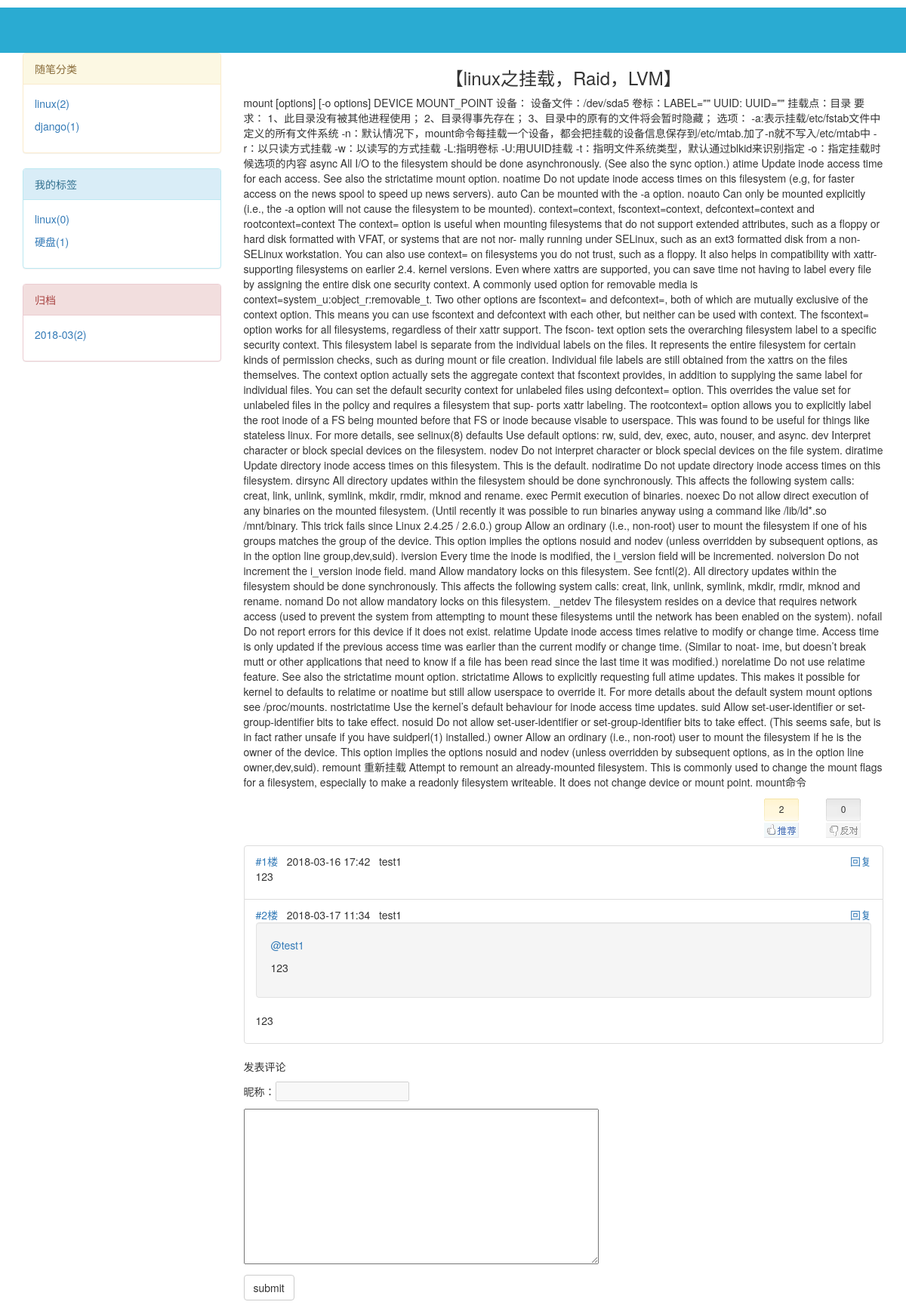
/blog/hexin/articles/1, run on the app's committed database.
### blog/models.py (models this page shows, shortened)
class Category(models.Model):
    nid = models.AutoField(primary_key=True)
    title = models.CharField(verbose_name='分类标题', max_length=32)
    blog = models.ForeignKey(verbose_name='所属博客', to='Blog', to_field='nid')

class Article(models.Model):
    nid = models.AutoField(primary_key=True)
    title = models.CharField(max_length=50, verbose_name='文章标题')
    desc = models.CharField(max_length=255, verbose_name='文章描述')
    comment_count= models.IntegerField(default=0)
    up_count = models.IntegerField(default=0)
    down_count = models.IntegerField(default=0)
    create_time = models.DateTimeField(verbose_name='创建时间')
    homeCategory = models.ForeignKey(to='Category', to_field='nid', null=True)
    user = models.ForeignKey(verbose_name='作者', to='UserInfo', to_field='nid')
    tags = models.ManyToManyField(
        to="Tag",
        through='Article2Tag',
        through_fields=('article', 'tag'),
    )

class ArticleDetail(models.Model):
    nid = models.AutoField(primary_key=True)
    content = models.TextField()
    article = models.OneToOneField(to='Article', to_field='nid')

class Comment(models.Model):
    nid = models.AutoField(primary_key=True)
    article = models.ForeignKey(verbose_name='评论文章', to='Article', to_field='nid')
    user = models.ForeignKey(verbose_name='评论者', to='UserInfo', to_field='nid')
    content = models.CharField(verbose_name='评论内容', max_length=255)
    create_time = models.DateTimeField(verbose_name='创建时间', auto_now_add=True)
    parent_comment = models.ForeignKey('self', null=True)

class UserInfo(AbstractUser):
    nid = models.AutoField(primary_key=True)
    nickname = models.CharField(verbose_name='昵称', max_length=32)
    telephone = models.CharField(max_length=11, null=True, unique=True)
    avatar = models.FileField(upload_to = 'avatars/',default="/avatars/default.png")
    create_time = models.DateTimeField(verbose_name='创建时间', auto_now_add=True)
    blog = models.OneToOneField(to='Blog', to_field='nid',null=True)

### blog/views.py (the view)
# urls.py: url(r'^(?P<username>\w+)/articles/(?P<article_id>\d+)', views.article_detail),
def article_detail(request,username,article_id):
    article_obj=Article.objects.filter(pk=article_id).first()
    comment_list=Comment.objects.filter(article_id=article_id)
    return render(request,"blog/artcile_detail.html",{"article_obj":article_obj,"username":username,"comment_list":comment_list})

### blog/templatetags/my_tags.py (called while the page is built)
@register.inclusion_tag("blog/menu.html")
def get_menu(username):
    user = UserInfo.objects.filter(username=username).first()
    blog = user.blog
    from django.db.models import Count, Max
    cate_list = Category.objects.filter(blog=blog).annotate(count=Count("article")).values_list("title", "count")
    print(cate_list)
    tag_list = Tag.objects.filter(blog=blog).annotate(count=Count("article")).values_list("title", "count")
    print(tag_list)
    date_list = Article.objects.filter(user=user).extra(
        select={"archive_date": "strftime('%%Y-%%m',create_time)"}).values("archive_date").annotate(
        c=Count("nid")).values_list("archive_date", "c")
    print(date_list)
    return {"username":username,"blog":blog,"cate_list":cate_list,"tag_list":tag_list,"date_list":date_list}

### templates/blog/artcile_detail.html (shortened to what this page needs)
{% extends "blog/home_site.html" %}
{% block con %}
   <div class="article_info">
       <h3 class="text-center">{{ article_obj.title }}</h3>
       <div class="content">
           {{ article_obj.articledetail.content|safe }}
       </div>
   </div>
   <div class="clearfix">
        <div id="div_digg">
        <div class="diggit digg" >
            <span class="diggnum" id="digg_count">{{ article_obj.up_count }}</span>
        </div>
        <div class="buryit digg" >
            <span class="burynum" id="bury_count">{{ article_obj.down_count  }}</span>
        </div>
   </div>
   </div>
    <div class="comment_floor">
        <ul class="comment_list list-group">
            {% for comment in comment_list %}
                 <li class="comment_item list-group-item">
                       <div>
                           <a href=""><span>#{{ forloop.counter }}楼</span></a>&nbsp;&nbsp;
                           <span>{{ comment.create_time|date:"Y-m-d H:i" }}</span>&nbsp;&nbsp;
                           <span>{{ comment.user.username }}</span>
                           <span class="pull-right"><a class="reply" username="{{ comment.user.username }}" comment_id="{{ comment.pk }}">回复</a></span>
                       </div>
                       {% if comment.parent_comment %}
                           <div class="well">
                                <p><a href="">@{{ comment.parent_comment.user.username }}</a></p>
                                <p>{{ comment.parent_comment.content }}</p>
                           </div>
                       {% endif %}
                       <div>
                     <p>{{ comment.content|safe }}</p>
                 </div>
                 </li>
            {% endfor %}
        </ul>
    </div>
   <div class="comment-box">
        <p>发表评论</p>
        <p>昵称：<input type="text" disabled value="{{ request.user.username }}"></p>
        <p>
            <textarea name="" id="comment_region" cols="60" rows="10"></textarea>
        </p>
        <p >
            <input type="button" class="btn btn-default comment_btn" value="submit">
        </p>
   </div>
{% endblock %}

### templates/blog/menu.html
<div>
    <div class="panel panel-warning">
                <div class="panel-heading">随笔分类</div>
                <div class="panel-body">
                      {% for item in cate_list %}
                      <p><a href="/blog/{{ username }}/cate/{{ item.0 }}">{{ item.0 }}({{ item.1 }})</a></p>
                      {% endfor %}
                </div>
            </div>
    <div class="panel panel-info">
        <div class="panel-heading">我的标签</div>
        <div class="panel-body">
            {% for tag in tag_list %}
            <p><a href="/blog/{{ username }}/tag/{{ tag.0 }}">{{ tag.0 }}({{ tag.1 }})</a></p>
            {% endfor %}
        </div>
    </div>
    <div class="panel panel-danger">
        <div class="panel-heading">归档</div>
        <div class="panel-body">
         {% for date in date_list %}
         <p><a href="/blog/{{ username }}/date/{{ date.0 }}">{{ date.0 }}({{ date.1 }})</a></p>
         {% endfor %}
        </div>
    </div>
</div>

### blog/static/css/article_detail.css (style rules this page uses)
#div_digg { float: right; margin-bottom: 10px; margin-right: 30px; font-size: 12px; width: 128px; text-align: center; margin-top: 10px; }
.diggit { float: left; width: 46px; height: 52px; background: url("/static/img/upup.gif") no-repeat; text-align: center; cursor: pointer; margin-top: 2px; padding-top: 5px; }
.buryit { float: right; margin-left: 20px; width: 46px; height: 52px; background: url("/static/img/downdown.gif") no-repeat; text-align: center; cursor: pointer; margin-top: 2px; padding-top: 5px; }

### data on the page
Category: title "django", blog "1"
Article: title "【linux之挂载，Raid，LVM】", articledetail.content "mount [options] [-o options] DEVICE MOUNT_POINT 设备： 设备文件：/dev/sda5 卷标：LABEL=\"\" UUID: UUID=\"\" 挂载点：目录 要求： 1、此目录没有被其他进程使用； 2、目录得事先存在； 3、目录中的原有的文件将会暂时隐藏； 选项： -a:表示挂载/etc/fstab文件中定义的所有文件系统 -n：默认情况下，mount命令每挂载一个设备，都会把挂载的设备信息保存到/etc/mtab.加了-n就不写入/etc/mtab中 -r：以只读方式挂载 -w：以读写的方式挂载 -L:指明卷标 -U:用UUID挂载 -t：指明文件系统类型，默认通过blkid来识别指定 -o：指定挂载时候选项的内容 async All I/O to the filesystem should be done asynchronously. (See also the sync option.) atime Update inode access time for each access. See also the strictatime mount option. noatime Do not update inode access times on this filesystem (e.g, for faster access on the news spool to speed up news servers). auto Can be mounted with the -a option. noauto Can only be…", up_count "2", down_count "0"
Comment: create_time "2018-03-16 17:42", user.username "test1", content "123"
Comment: create_time "2018-03-17 11:34", user.username "test1", parent_comment.user.username "test1", parent_comment.content "123", content "123"

### other printed values
{{ item.0 }} "linux"
{{ item.1 }} "2"
{{ tag.0 }} "linux" "硬盘"
{{ tag.1 }} "0" "1"
{{ date.0 }} "2018-03"
{{ date.1 }} "2"
